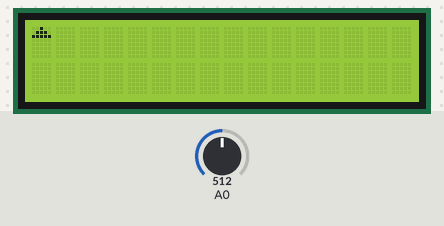
The sketch below on a simulated Arduino Uno, built with avr-gcc and run on an emulated ATmega328P. On the bench: 16×2 character LCD. The test bench sets the inputs (shaded band); at power-on: A0 = 512. Random numbers use the default seed unless the sketch sets one. At 19.7 s the program stops and its outputs stay as they are.

Above: at 1.2 s.
1.3 s: A0 set to 716
4.3 s: A0 set to 465
7.3 s: A0 set to 439
At 8.7 s:
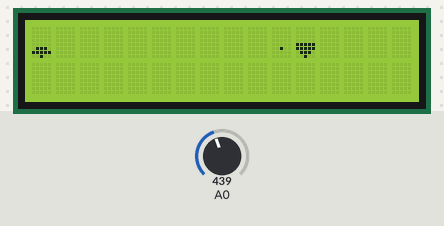
10.3 s: A0 set to 122
At 11.7 s:
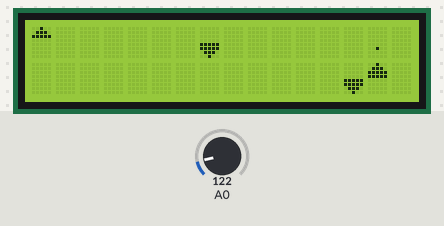
13.3 s: A0 set to 40
At 14.3 s:
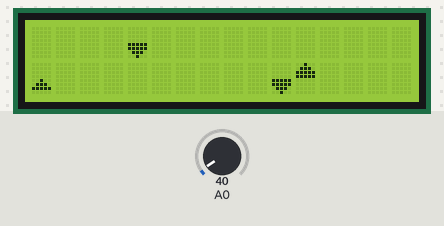
16.3 s: A0 set to 306
At 17.5 s:
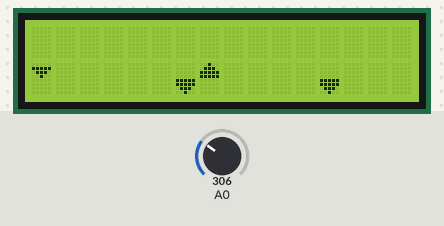
Timing chart, 0 to 19.3 s (numbered marks = the images above; inputs shaded):
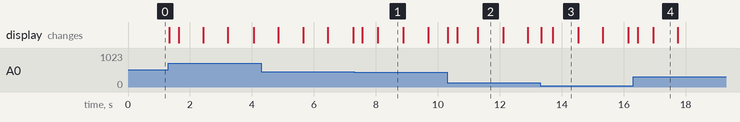

Measured:
- the behaviour switches between 450 and 449 on A0 (found by bisection; images 0 and 1)
- what the display in image 1 shows lasts 0.8 s, from 8.1 s to 8.9 s

The sketch:

Guardian.ino
```cpp
#include <LiquidCrystal.h>

// LCD setup
LiquidCrystal lcd(8, 9, 4, 5, 6, 7);

// Button definitions
#define btnRIGHT  0
#define btnUP     1
#define btnDOWN   2
#define btnLEFT   3
#define btnSELECT 4
#define btnNONE   5

// Custom characters
byte planeTop0[8] = { B00100, B01110, B11111, B00000, B00000, B00000, B00000, B00000 };
byte planeBottom0[8] = { B00000, B00000, B00000, B00000, B00000, B01110, B11111, B00100 };
byte planeTop1[8] = { B00000, B00000, B00000, B00000, B00100, B01110, B11111, B00000 };
byte planeBottom1[8] = { B00000, B11111, B01110, B00100, B00000, B00000, B00000, B00000 };
byte asteroidTop[8] = { B00100, B01110, B11111, B11111, B00000, B00000, B00000, B00000 };
byte asteroidBottom[8] = { B00000, B00000, B00000, B00000, B11111, B11111, B01110, B00100 };
byte bulletTop[8] = { B00000, B00000, B00000, B00000, B00000, B00100, B00000, B00000 };
byte bulletBottom[8] = { B00000, B00000, B00100, B00000, B00000, B00000, B00000, B00000 };

// Game variables
int planeRow = 0;
int planeHalf = 0;
int score = 0;
unsigned long lastMove = 0;
unsigned long lastFire = 0;
int baseSpeed = 800;
int gameState = 0;

struct Bullet { int row, half, col; };
struct Asteroid { int row, half, col; };

Bullet bullets[5];
Asteroid asteroids[5];
byte bulletCount = 0;
byte asteroidCount = 0;

int readButton() {
  int key = analogRead(0);
  if (key < 50)    return btnRIGHT;
  if (key < 250)   return btnUP;
  if (key < 450)   return btnDOWN;
  if (key < 650)   return btnLEFT;
  if (key < 850)   return btnSELECT;
  return btnNONE;
}

void spawnAsteroid() {
  if (asteroidCount < 5) {
    asteroids[asteroidCount] = { random(0, 2), random(0, 2), 15 };
    asteroidCount++;
  }
}

void fireBullet() {
  if (bulletCount < 5) {
    bullets[bulletCount] = { planeRow, planeHalf, 1 };
    bulletCount++;
  }
}

void drawChar(int col, int row, byte top, byte bottom) {
  lcd.setCursor(col, row);
  for (int i = 0; i < asteroidCount; i++) {
    if (asteroids[i].row == row && asteroids[i].col == col) {
      lcd.write(asteroids[i].half ? 5 : 4);
      return;
    }
  }
  for (int i = 0; i < bulletCount; i++) {
    if (bullets[i].row == row && bullets[i].col == col) {
      lcd.write(bullets[i].half ? 7 : 6);
      return;
    }
  }
  lcd.write(' ');
}

void gameOver() {
  lcd.clear();
  lcd.print("Game Over!");
  lcd.setCursor(0, 1);
  lcd.print("Score: ");
  lcd.print(score);
  while(1) delay(1000);
}

void setup() {
  lcd.begin(16, 2);
  lcd.createChar(0, planeTop0);
  lcd.createChar(1, planeBottom0);
  lcd.createChar(2, planeTop1);
  lcd.createChar(3, planeBottom1);
  lcd.createChar(4, asteroidTop);
  lcd.createChar(5, asteroidBottom);
  lcd.createChar(6, bulletTop);
  lcd.createChar(7, bulletBottom);
  randomSeed(analogRead(1));
}

void loop() {
  if (gameState) return;

  // Handle input
  int btn = readButton();
  if (btn == btnUP && planeHalf == 1) planeHalf = 0;
  if (btn == btnDOWN && planeHalf == 0) planeHalf = 1;
  if (btn == btnLEFT && planeRow == 1) planeRow = 0;
  if (btn == btnRIGHT && planeRow == 0) planeRow = 1;
  if (btn == btnSELECT) fireBullet();

  // Update game state
  if (millis() - lastMove > baseSpeed - (score * 10)) {
    // Move asteroids
    for (int i = 0; i < asteroidCount; i++) {
      if (--asteroids[i].col < 0) gameOver();
    }

    // Move bullets
    for (int i = 0; i < bulletCount; i++) {
      if (++bullets[i].col > 15) {
        bullets[i--] = bullets[--bulletCount];
      }
    }

    // Spawn asteroids
    if (random(100) < 20 + score) spawnAsteroid();
    lastMove = millis();
  }

  // Check collisions
  for (int i = 0; i < bulletCount; i++) {
    for (int j = 0; j < asteroidCount; j++) {
      if (bullets[i].row == asteroids[j].row &&
          bullets[i].half == asteroids[j].half &&
          bullets[i].col == asteroids[j].col) {
        score += 10;
        bullets[i--] = bullets[--bulletCount];
        asteroids[j--] = asteroids[--asteroidCount];
      }
    }
  }

  // Update display
  lcd.clear();
  lcd.setCursor(0, planeRow);
  lcd.write(planeRow * 2 + planeHalf);

  for (int r = 0; r < 2; r++) {
    for (int c = 1; c < 16; c++) {
      drawChar(c, r, 4, 5);
    }
  }

}
```
